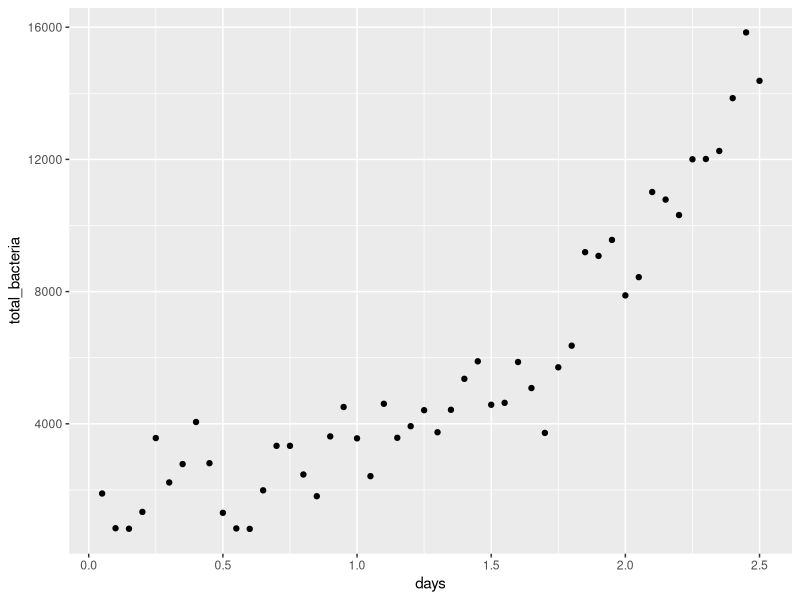
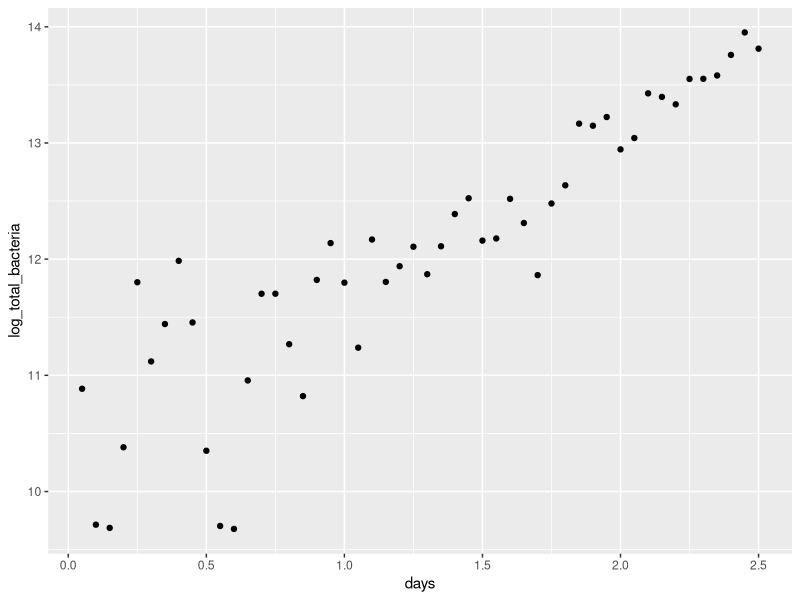
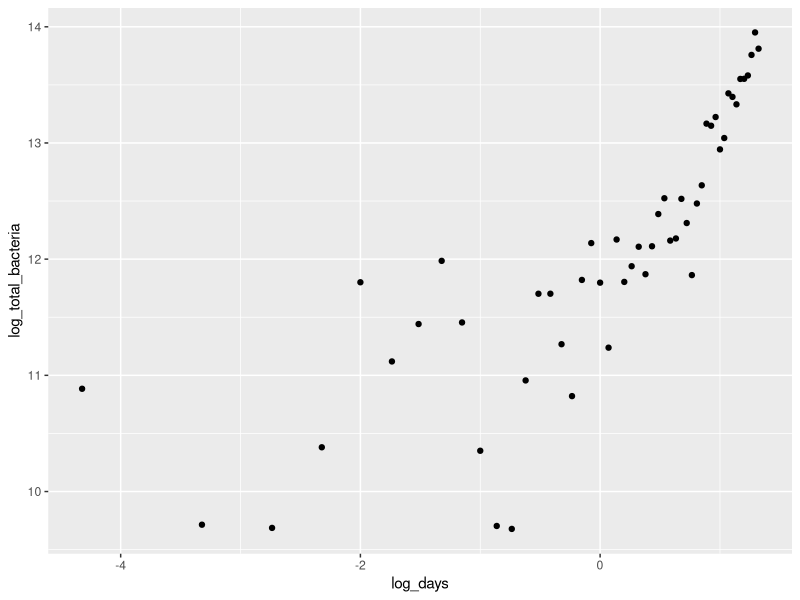
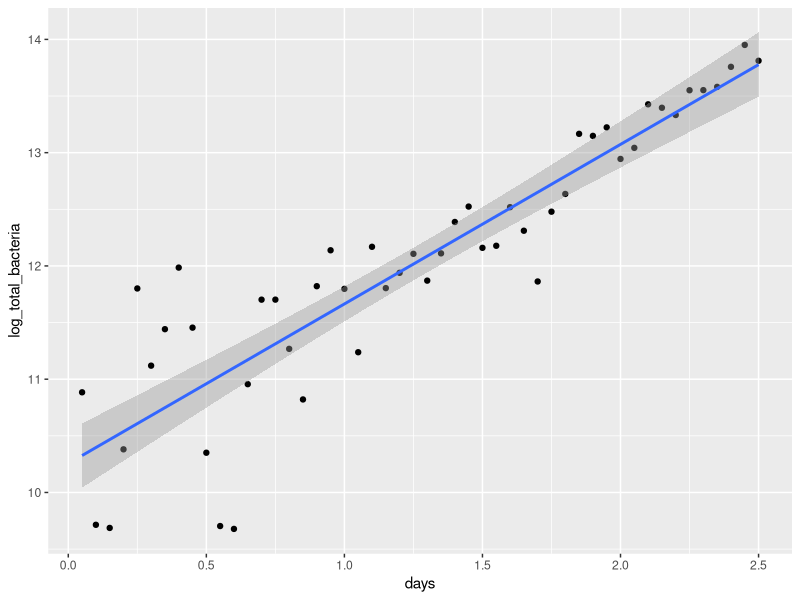
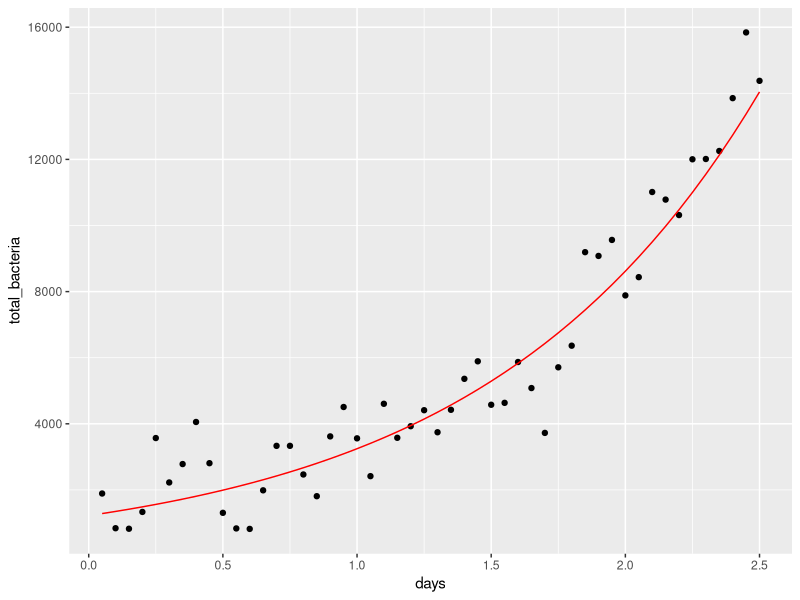

These charts were generated, in order, by the following R code:
## ---- chunk 1
library(tidyverse)
library(modelr)
options(na.action = na.warn)

# Creating data set sim7, you don't need to know how this is done
set.seed(123456)
sim7 <- tibble(
  days = seq(0.05, 2.5, length = 50),
  total_bacteria = (3^days + rnorm(length(days)))*1000
)
## ---- chunk 2
sim7 %>%
  ggplot(aes(x = days, y = total_bacteria)) +
  geom_point()
## ---- chunk 3
sim7 <- sim7 %>%
  mutate(log_days = log2(days),
         log_total_bacteria = log2(total_bacteria))
sim7
## ---- chunk 4
sim7 %>%
  ggplot(aes(x = days, y = log_total_bacteria)) +
  geom_point()
## ---- chunk 5
sim7 %>%
  ggplot(aes(x = log_days, y = log_total_bacteria)) +
  geom_point()
## ---- chunk 6
model <- lm(log_total_bacteria ~ days, data = sim7)
summary(model)
## ---- chunk 7
sim7 %>%
  ggplot(aes(x = days, y = log_total_bacteria)) +
  geom_point() +
  geom_smooth(method = "lm")
## ---- chunk 8
sim7 <- sim7 %>%
  mutate(pred = predict(model, sim7))
sim7
## ---- chunk 9
sim7 %>%
  ggplot(aes(x = days, y = total_bacteria)) +
  geom_point() +
  geom_line(aes(y = 2^pred), color = "red")
## ---- chunk 10
set.seed(123)
n <- nrow(sim7)
train <- sim7 %>% slice_sample(n = n/2)
test <- sim7 %>% anti_join(train)
## ---- chunk 11
library(splines)

spline3 <- lm(total_bacteria ~ ns(days, df = 3), data = train)
spline5 <- lm(total_bacteria ~ ns(days, df = 5), data = train)
spline10 <- lm(total_bacteria ~ ns(days, df = 10), data = train)
## ---- chunk 12
train %>%
  gather_residuals(spline3, spline5, spline10) %>%
  group_by(model) %>%
  summarize(mean_sq_residual = mean(resid^2))
## ---- chunk 13
test %>%
  gather_predictions(spline3, spline5, spline10) %>%
  mutate(resid = total_bacteria - pred) %>%
  group_by(model) %>%
  summarize(mean_sq_residual = mean(resid^2))
## ---- chunk 14
sim7 <- sim7 %>%
  mutate(log10_days = log10(days),
         log10_total_bacteria = log10(total_bacteria))

model_10 <- lm(log10_total_bacteria ~ days, data = sim7)
summary(model_10)
